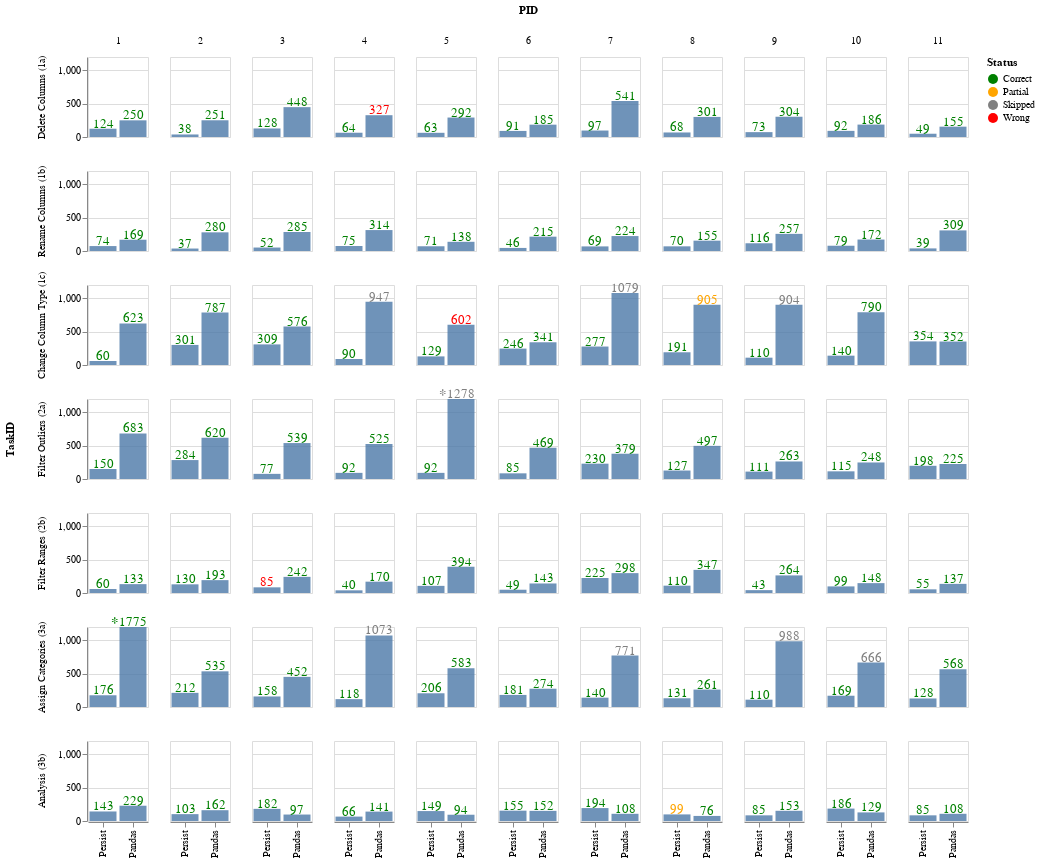

The code cell stored with this chart in its notebook:
### Code cell
DURATION_CLAMP = 1200

base = alt.Chart().mark_bar(opacity=0.8).encode(
    x=alt.X("Condition:N").sort(["Persist", "Pandas"]),
    y=alt.Y("duration_seconds:Q").scale(domainMax=DURATION_CLAMP, clamp=True),
).properties(
    height=80,
    width=60
)

text = alt.Chart().mark_text(dy=-5, size=13).encode(
    text=alt.Text("duration_seconds:Q", format=""),
    x=alt.X("Condition:N", title=None).sort(["Persist", "Pandas"]),
    y=alt.Y("duration_seconds:Q", title=None).scale(domainMax=DURATION_CLAMP, clamp=True),
    color=alt.Color("Status:N").scale(alt.Scale(range=['green', 'orange', 'gray', 'red'])),
)

clamped = alt.Chart().mark_text(dy=-5, dx=-18, size=15, fontWeight="bold").transform_filter(
    alt.datum.duration_seconds > DURATION_CLAMP
).encode(
    text=alt.TextValue("*"),
    x=alt.X("Condition:N", title=None).sort(["Persist", "Pandas"]),
    y=alt.Y("duration_seconds:Q", title=None).scale(domainMax=DURATION_CLAMP, clamp=True),
    color=alt.Color("Status:N").scale(alt.Scale(range=['green', 'orange', 'gray', 'red'])),
)


(base + text + clamped).facet(
      column="PID:N",
      row=alt.Row("TaskID").sort(row_order),
      data=tasks_df
)

### Figure 1 — Vega-Lite specification as saved in the notebook (floating-point values rounded to 4 significant figures; data arrays with more than 128 entries replaced by an {"elided": "..."} marker saying what was removed)
{"config": {"view": {"continuousWidth": 300, "continuousHeight": 300}}, "data": {"name": "data-aa17d9b0d22b74ecc176528c838d89e3"}, "facet": {"column": {"field": "PID", "type": "nominal"}, "row": {"field": "TaskID", "sort": ["Delete Columns (1a)", "Rename Columns (1b)", "Change Column Type (1c)", "Filter Outliers (2a)", "Filter Ranges (2b)", "Assign Categories (3a)", "Analysis (3b)"], "type": "nominal"}}, "spec": {"layer": [{"mark": {"type": "bar", "opacity": 0.8}, "encoding": {"x": {"field": "Condition", "sort": ["Persist", "Pandas"], "type": "nominal"}, "y": {"field": "duration_seconds", "scale": {"domainMax": 1200, "clamp": true}, "type": "quantitative"}}}, {"mark": {"type": "text", "dy": -5, "size": 13}, "encoding": {"color": {"field": "Status", "scale": {"range": ["green", "orange", "gray", "red"]}, "type": "nominal"}, "text": {"field": "duration_seconds", "format": "", "type": "quantitative"}, "x": {"field": "Condition", "sort": ["Persist", "Pandas"], "title": null, "type": "nominal"}, "y": {"field": "duration_seconds", "scale": {"domainMax": 1200, "clamp": true}, "title": null, "type": "quantitative"}}}, {"mark": {"type": "text", "dx": -18, "dy": -5, "fontWeight": "bold", "size": 15}, "encoding": {"color": {"field": "Status", "scale": {"range": ["green", "orange", "gray", "red"]}, "type": "nominal"}, "text": {"value": "*"}, "x": {"field": "Condition", "sort": ["Persist", "Pandas"], "title": null, "type": "nominal"}, "y": {"field": "duration_seconds", "scale": {"domainMax": 1200, "clamp": true}, "title": null, "type": "quantitative"}}, "transform": [{"filter": "(datum.duration_seconds > 1200)"}]}], "height": 80, "width": 60}, "$schema": "https://vega.github.io/schema/vega-lite/v5.16.3.json", "datasets": {"data-aa17d9b0d22b74ecc176528c838d89e3": {"elided": "154 records"}}}
